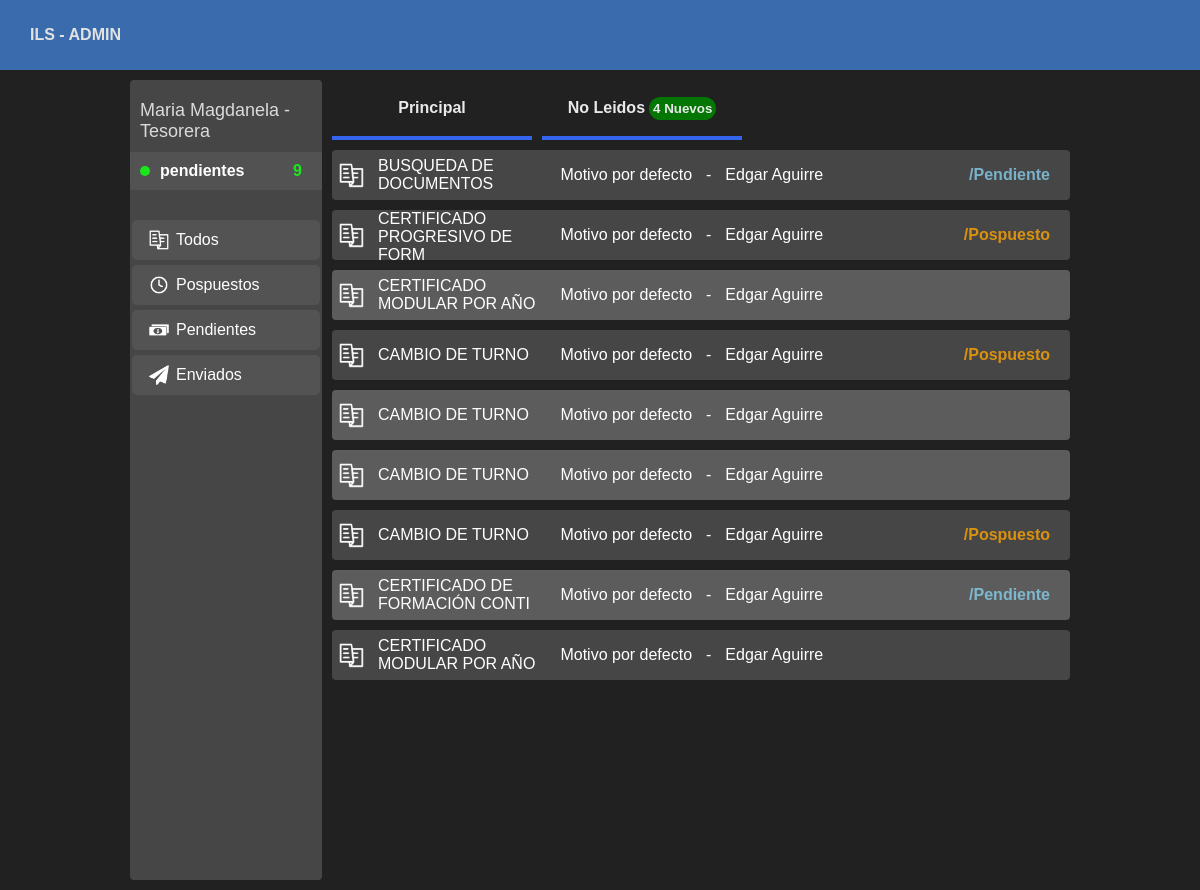
The app's page /ils_admin/staff with its own data.
### myapp/models.py (models this page shows, shortened)
class fut(models.Model):
    name = models.CharField(max_length=200)
    program = models.CharField(max_length=200)
    dni = models.CharField(max_length=10)
    phone = models.CharField(max_length=12)
    cycle = models.CharField(max_length=2)
    email = models.TextField(default='')
    myrequest = models.TextField()
    order = models.CharField(max_length=300)
    reason = models.TextField()
    date = models.DateField()
    pdf_binary = models.BinaryField(default=b'')
    proceeding = models.TextField() # Expediente
    password = models.TextField()
    qrimg_binary = models.BinaryField(default=b'')
    code = models.TextField(default='00000000000')
    stage = models.IntegerField(default=0)
    view = models.BooleanField(default=False)
    n_ticket = models.CharField(max_length=30, default='0000000000')

### myapp_admin/views.py (the view)
# urls.py: path('ils_admin/staff', views.staff,name="n_staff"),
def staff(request):
    objs = fut.objects.exclude(stage__exact=3).values('id', 'order', 'reason', 'name', 'dni', 'code', 'stage', 'view')
    num_no_view = 0
    total_futs = 0
    for i in objs:
        total_futs = total_futs + 1
        if i['view'] == 0:
            num_no_view = num_no_view + 1
    list_data = []
    for i in objs:
        diccionary={}
        diccionary['id'] = i['id']
        diccionary['order'] = i['order'][:30]
        diccionary['reason'] = i['reason'][:40]
        diccionary['name'] = i['name'][:50]
        diccionary['code'] = i['code']
        diccionary['stage'] = i['stage']
        diccionary['view'] = i['view']
        list_data.append(diccionary)
    len_list_data = len(list_data)
    return render(request, 'admin/staff.html', {
        'Object': list_data,
        'Len_list_data': len_list_data,
        'views': num_no_view,
        'total_futs': total_futs
    })

### myapp_admin/templates/admin/staff.html (shortened to what this page needs)
{% extends 'layouts/mainadmin.html' %}
{% load static %}
{% block content %}
<div class="block_container">
    <div class="block_bloker">
        <div class="block_one">
            <div class="info1">
                <div class="name"><p>Maria Magdanela - Tesorera</p></div>
                <div class="name2"><div class="signal green_b"></div><p class="eltext">pendientes</p><p class="numb green_a">{{Len_list_data}}</p></div>
            </div>
            <div class="label">
                <a href="{% url 'n_staff' %}" class="label1"><img width="20px" height="20px" style="margin: auto 7px;" src="{% static 'img/procedure.png' %}" alt="">Todos</a>
                <a href="{% url 'n_postulated' %}" class="label1"><img width="20px" height="20px" style="margin: auto 7px;" src="{% static 'img/icon02.png' %}" alt="">Pospuestos</a>
                <a href="{% url 'n_pending' %}" class="label1"><img width="20px" height="20px" style="margin: auto 7px;" src="{% static 'img/icon03.png' %}" alt="">Pendientes</a>
                <a href="{% url 'n_send' %}" class="label1"><img width="20px" height="20px" style="margin: auto 7px;" src="{% static 'img/send.png' %}" alt="">Enviados</a>
            </div>
        </div>
        <div class="block_two" id="miContenedor">
            {% block fut %}
            {% if Len_list_data != 0 %}
            <div class="prncipalcoso">
                <div class="label_principal"><p>Principal</p></div>
                <div class="label_principal">
                    <p>No Leidos</p>
                    <p class="paa">{{views}} Nuevos</p>
                </div>
            </div>
            {% for i in Object %}
                <a href="{% url 'n_view_fut' %}?code={{i.code}}" class="ayelash {% if i.view == 0 %}ayelash_color{% endif %}">
                    <div class="filauno"><img width="25px" height="25px" style="margin: auto 7px;" src="{% static 'img/procedure.png' %}" alt=""><p>{{i.order}}</p></div>
                    <div class="filados"><p>{{i.reason}}</p><p>-</p><p>{{i.name}}</p>{% if i.stage == 1 %} <p style="opacity: 80%; color: orange; font-weight: bold; margin: auto 20px auto auto;">/Pospuesto</p> {% elif i.stage == 2 %} <p style="opacity: 80%; color: skyblue; font-weight: bold; margin: auto 20px auto auto;">/Pendiente</p> {% endif %}</div>
                </a>
            {% endfor %}
            {% endif %}
            {% endblock %}
        </div>
    </div>
</div>
{% endblock %}

### myapp_admin/templates/layouts/mainadmin.html (style rules this page uses)
body { background: #212121; color: white; padding: 0px; margin: 0px; font-family: Arial, Helvetica, sans-serif; }

### myapp_admin/templates/admin/staff.html (style rules this page uses)
.block_container { width: 100%; height: auto; margin: 10px 0px; }
.block_bloker { width: 100%; height: auto; display: flex; }
.block_one { width: 20%; height: 800px; background: #464646; margin: 0px 10px 0px auto; border-radius: 4px; }
.block_two { width: calc(80% - 30px); height: 100%; margin: 0px auto 0px 0px; }
.ayelash { width: 100%; height: 50px; background: #464646; margin: 0px 0px 10px 0px; display: flex; justify-content: space-between; text-decoration: none; color: white; border-radius: 4px; }
.ayelash_color { background: #5C5C5C; }
.info1 { display: block; margin: 15px 0px; }
.name { font-size: large; opacity: 80%; margin: 20px 0px 0px 0px; display: block; }
.name p { margin: 0px 10px; }
.name2 { background: rgb(82, 82, 82); display: flex; margin: 10px 0px 0px 0px; padding: 10px; }
.name2 .signal { width: 10px; height: 10px; border-radius: 50%; margin: auto 0px; }
.name2 .eltext { margin: 0px auto 0px 10px; font-weight: bold; }
.numb { margin: 0px 10px 0px auto; font-weight: bold; }
.green_a { color: #1be61b; }
.green_b { background: #1be61b; }
.label { padding: 10px 2px; }
.label1 { background: rgb(83, 83, 83); margin: 5px 0px; border-radius: 5px; display: flex; align-items: center; padding: 10px; color: white; text-decoration: none; }
.filauno { width: 30%; display: flex; }
.filados { width: 70%; display: flex; }
.ayelash p { margin: auto 7px; }
.prncipalcoso { height: 60px; margin: 0px auto 10px auto; display: flex; }
.label_principal { border-bottom: 4px solid rgb(52, 101, 236); justify-content: center; width: 200px; align-items: center; display: flex; justify-content: center; margin: 0px 10px 0px 0px; }
.label_principal p { margin: 2px; font-weight: bold; opacity: 90%; }
.label_principal .paa { background: green; padding: 4px; border-radius: 20px; font-size: smaller; }

### records on screen
fut: order "BUSQUEDA DE DOCUMENTOS", reason "Motivo por defecto", name "Edgar Aguirre"
fut: reason "Motivo por defecto", name "Edgar Aguirre"
fut: order "CERTIFICADO MODULAR POR AÑO", reason "Motivo por defecto", name "Edgar Aguirre"
fut: order "CAMBIO DE TURNO", reason "Motivo por defecto", name "Edgar Aguirre"
fut: order "CAMBIO DE TURNO", reason "Motivo por defecto", name "Edgar Aguirre"
fut: order "CAMBIO DE TURNO", reason "Motivo por defecto", name "Edgar Aguirre"
fut: order "CAMBIO DE TURNO", reason "Motivo por defecto", name "Edgar Aguirre"
fut: reason "Motivo por defecto", name "Edgar Aguirre"
fut: order "CERTIFICADO MODULAR POR AÑO", reason "Motivo por defecto", name "Edgar Aguirre"

### other values on screen
{{ Len_list_data }} "9"
{{ views }} "4"
{{ i.order }} "CERTIFICADO PROGRESIVO DE FORM" "CERTIFICADO DE FORMACIÓN CONTI"
